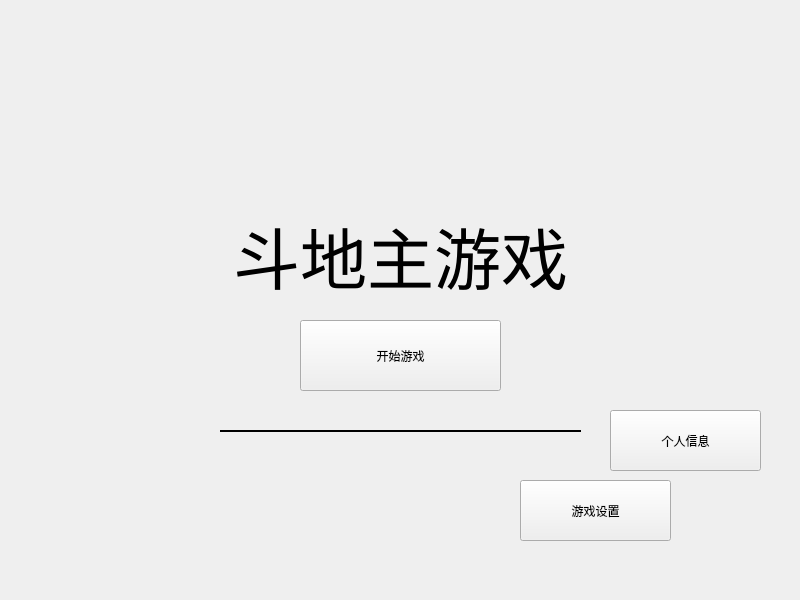
<?xml version="1.0" encoding="UTF-8"?>
<ui version="4.0">
 <class>Form_Start</class>
 <widget class="QWidget" name="Form_Start">
  <property name="geometry">
   <rect>
    <x>0</x>
    <y>0</y>
    <width>800</width>
    <height>600</height>
   </rect>
  </property>
  <property name="windowTitle">
   <string>Form</string>
  </property>
  <widget class="QPushButton" name="btn_personal">
   <property name="geometry">
    <rect>
     <x>610</x>
     <y>410</y>
     <width>151</width>
     <height>61</height>
    </rect>
   </property>
   <property name="text">
    <string>个人信息</string>
   </property>
  </widget>
  <widget class="QPushButton" name="btn_settings">
   <property name="geometry">
    <rect>
     <x>520</x>
     <y>480</y>
     <width>151</width>
     <height>61</height>
    </rect>
   </property>
   <property name="text">
    <string>游戏设置</string>
   </property>
  </widget>
  <widget class="QLabel" name="BACKGROUND">
   <property name="geometry">
    <rect>
     <x>0</x>
     <y>0</y>
     <width>800</width>
     <height>600</height>
    </rect>
   </property>
   <property name="text">
    <string/>
   </property>
   <property name="scaledContents">
    <bool>true</bool>
   </property>
  </widget>
  <widget class="QLabel" name="lbl_title">
   <property name="geometry">
    <rect>
     <x>10</x>
     <y>180</y>
     <width>781</width>
     <height>151</height>
    </rect>
   </property>
   <property name="styleSheet">
    <string notr="true">font: 50pt;</string>
   </property>
   <property name="text">
    <string>斗地主游戏</string>
   </property>
   <property name="alignment">
    <set>Qt::AlignCenter</set>
   </property>
  </widget>
  <widget class="QPushButton" name="btn_gameHub">
   <property name="geometry">
    <rect>
     <x>300</x>
     <y>320</y>
     <width>201</width>
     <height>71</height>
    </rect>
   </property>
   <property name="text">
    <string>开始游戏</string>
   </property>
  </widget>
  <widget class="QLabel" name="HLINE">
   <property name="geometry">
    <rect>
     <x>220</x>
     <y>430</y>
     <width>361</width>
     <height>2</height>
    </rect>
   </property>
   <property name="styleSheet">
    <string notr="true">border: 1px solid black;</string>
   </property>
   <property name="frameShape">
    <enum>QFrame::NoFrame</enum>
   </property>
   <property name="text">
    <string/>
   </property>
  </widget>
  <widget class="QLabel" name="lbl_png">
   <property name="geometry">
    <rect>
     <x>20</x>
     <y>20</y>
     <width>291</width>
     <height>261</height>
    </rect>
   </property>
   <property name="text">
    <string/>
   </property>
   <property name="scaledContents">
    <bool>true</bool>
   </property>
  </widget>
  <zorder>BACKGROUND</zorder>
  <zorder>lbl_png</zorder>
  <zorder>btn_personal</zorder>
  <zorder>btn_settings</zorder>
  <zorder>lbl_title</zorder>
  <zorder>btn_gameHub</zorder>
  <zorder>HLINE</zorder>
 </widget>
 <resources/>
 <connections/>
</ui>
